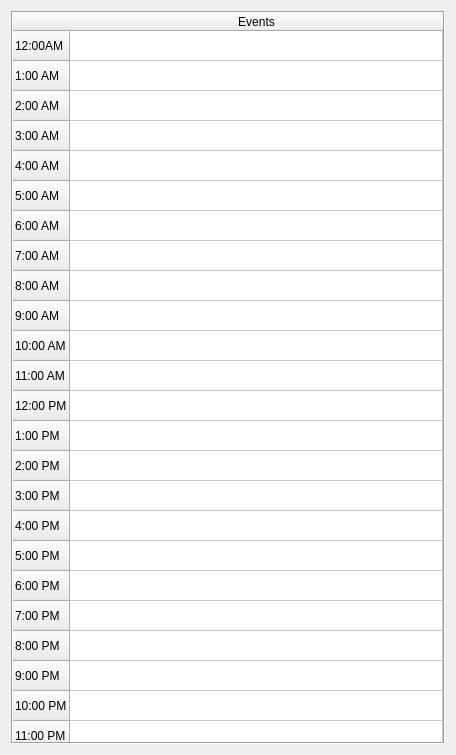
<?xml version="1.0" encoding="UTF-8"?>
<ui version="4.0">
 <class>DayView</class>
 <widget class="QDialog" name="DayView">
  <property name="geometry">
   <rect>
    <x>0</x>
    <y>0</y>
    <width>456</width>
    <height>755</height>
   </rect>
  </property>
  <property name="windowTitle">
   <string>Dialog</string>
  </property>
  <layout class="QHBoxLayout" name="horizontalLayout">
   <item>
    <widget class="QTableWidget" name="TimeTable">
     <property name="frameShape">
      <enum>QFrame::Box</enum>
     </property>
     <property name="frameShadow">
      <enum>QFrame::Sunken</enum>
     </property>
     <property name="verticalScrollBarPolicy">
      <enum>Qt::ScrollBarAlwaysOff</enum>
     </property>
     <property name="horizontalScrollBarPolicy">
      <enum>Qt::ScrollBarAlwaysOff</enum>
     </property>
     <property name="dragEnabled">
      <bool>false</bool>
     </property>
     <property name="alternatingRowColors">
      <bool>false</bool>
     </property>
     <property name="selectionBehavior">
      <enum>QAbstractItemView::SelectItems</enum>
     </property>
     <property name="showGrid">
      <bool>true</bool>
     </property>
     <property name="rowCount">
      <number>24</number>
     </property>
     <property name="columnCount">
      <number>1</number>
     </property>
     <attribute name="horizontalHeaderVisible">
      <bool>true</bool>
     </attribute>
     <attribute name="horizontalHeaderCascadingSectionResizes">
      <bool>true</bool>
     </attribute>
     <attribute name="horizontalHeaderStretchLastSection">
      <bool>true</bool>
     </attribute>
     <attribute name="verticalHeaderVisible">
      <bool>true</bool>
     </attribute>
     <row>
      <property name="text">
       <string>12:00AM</string>
      </property>
     </row>
     <row>
      <property name="text">
       <string>1:00 AM</string>
      </property>
     </row>
     <row>
      <property name="text">
       <string>2:00 AM</string>
      </property>
     </row>
     <row>
      <property name="text">
       <string>3:00 AM</string>
      </property>
     </row>
     <row>
      <property name="text">
       <string>4:00 AM</string>
      </property>
     </row>
     <row>
      <property name="text">
       <string>5:00 AM</string>
      </property>
     </row>
     <row>
      <property name="text">
       <string>6:00 AM</string>
      </property>
     </row>
     <row>
      <property name="text">
       <string>7:00 AM</string>
      </property>
     </row>
     <row>
      <property name="text">
       <string>8:00 AM</string>
      </property>
     </row>
     <row>
      <property name="text">
       <string>9:00 AM</string>
      </property>
     </row>
     <row>
      <property name="text">
       <string>10:00 AM</string>
      </property>
     </row>
     <row>
      <property name="text">
       <string>11:00 AM</string>
      </property>
     </row>
     <row>
      <property name="text">
       <string>12:00 PM</string>
      </property>
     </row>
     <row>
      <property name="text">
       <string>1:00 PM</string>
      </property>
     </row>
     <row>
      <property name="text">
       <string>2:00 PM</string>
      </property>
     </row>
     <row>
      <property name="text">
       <string>3:00 PM</string>
      </property>
     </row>
     <row>
      <property name="text">
       <string>4:00 PM</string>
      </property>
     </row>
     <row>
      <property name="text">
       <string>5:00 PM</string>
      </property>
     </row>
     <row>
      <property name="text">
       <string>6:00 PM</string>
      </property>
     </row>
     <row>
      <property name="text">
       <string>7:00 PM</string>
      </property>
     </row>
     <row>
      <property name="text">
       <string>8:00 PM</string>
      </property>
     </row>
     <row>
      <property name="text">
       <string>9:00 PM</string>
      </property>
     </row>
     <row>
      <property name="text">
       <string>10:00 PM</string>
      </property>
     </row>
     <row>
      <property name="text">
       <string>11:00 PM</string>
      </property>
     </row>
     <column>
      <property name="text">
       <string>Events</string>
      </property>
     </column>
    </widget>
   </item>
  </layout>
 </widget>
 <resources/>
 <connections/>
</ui>
